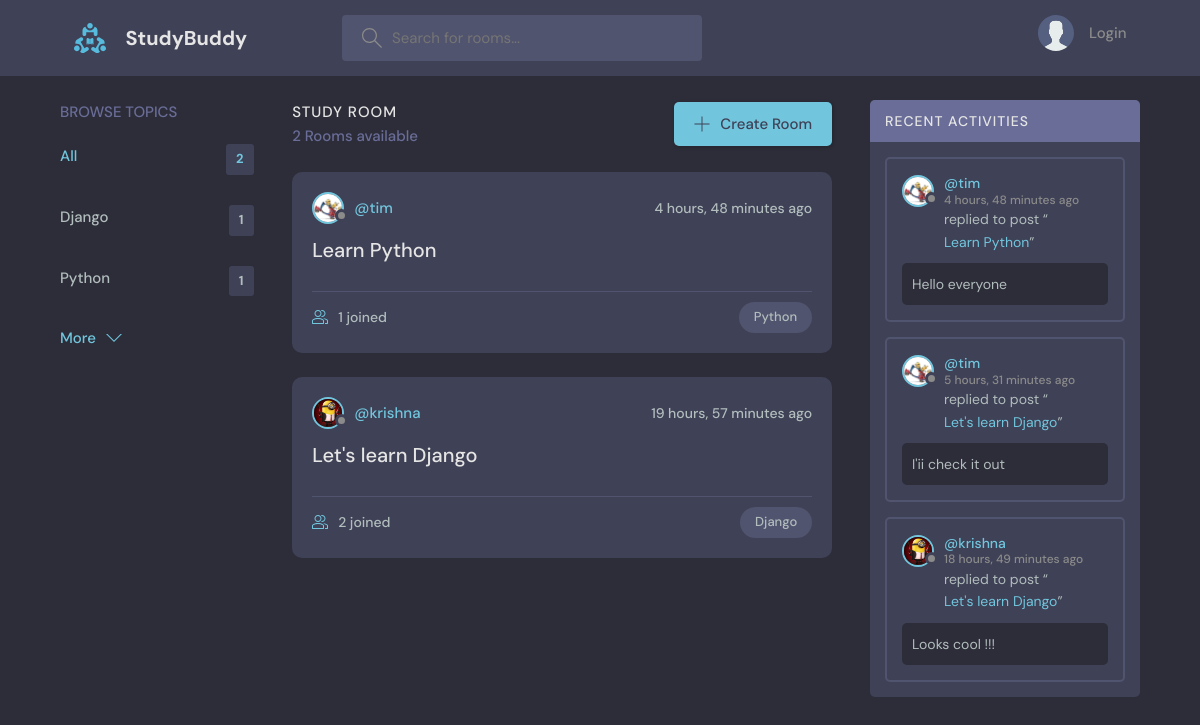
The page / on the database its author committed.
### FirstApp/models.py (models this page shows, shortened)
class Topic(models.Model):
    name = models.CharField(max_length=200)

class Room(models.Model):
    host =  models.ForeignKey(User, on_delete=models.SET_NULL, null=True)
    topic = models.ForeignKey(Topic, on_delete=models.SET_NULL, null=True)
    name = models.CharField(max_length=200)
    description = models.TextField(null=True, blank=True)
    participants = models.ManyToManyField(User, related_name='participants', blank=True)
    updated = models.DateTimeField(auto_now=True)
    created = models.DateTimeField(auto_now_add=True)
    class Meta:
        ordering = ['-updated', '-created']
    def __str__(self):
        return self.name

class User(AbstractUser):
    name = models.CharField(max_length=200, null=True)
    email = models.EmailField(unique=True)
    bio = models.TextField(null=True)
    avatar = models.ImageField(default='avatar.svg')
    USERNAME_FIELD = 'email'
    REQUIRED_FIELDS = []

class Message(models.Model):
    user = models.ForeignKey(User, on_delete=models.CASCADE)
    room = models.ForeignKey(Room, on_delete=models.CASCADE)
    body = models.TextField()
    updated = models.DateTimeField(auto_now=True)
    created = models.DateTimeField(auto_now_add=True)
    class Meta:
        ordering = ['-updated', '-created']
    def __str__(self):
        return self.body[0:50]

### FirstApp/views.py (the view)
# urls.py: path('', views.home, name='home'),
def home(request):
    q = request.GET.get('q') if request.GET.get('q') != None else ''
    rooms = Room.objects.filter(
        Q(topic__name__icontains=q) |
        Q(name__icontains=q) |
        Q(description__icontains=q) |
        Q(host__username__icontains=q)
    )
    rooms_count = rooms.count()
    topics = Topic.objects.all()[0:5]
    room_messages = Message.objects.filter(Q(room__topic__name__icontains=q))
    return render(request, 'FirstApp/home.html', context={
        'rooms' : rooms,
        'topics' : topics,
        'rooms_count' : rooms_count,
        'room_messages' : room_messages
    })

### FirstApp/templates/FirstApp/home.html (shortened to what this page needs)
{% extends 'main.html' %}
{% block content %}
<main class="layout layout--3">
    <div class="container">
    {% include 'FirstApp/topics_component.html' %}
    <div class="roomList">
        <div class="roomList__header">
        <div>
            <h2>Study Room</h2>
            <p>{{rooms_count}} Rooms available</p>
        </div>
        <a class="btn btn--main" href="{% url 'create-room' %}">
            <svg version="1.1" xmlns="http://www.w3.org/2000/svg" width="32" height="32" viewBox="0 0 32 32">
            <title>add</title>
            <path
                d="M16.943 0.943h-1.885v14.115h-14.115v1.885h14.115v14.115h1.885v-14.115h14.115v-1.885h-14.115v-14.115z"
            ></path>
            </svg>
            Create Room
        </a>
        </div>
        {% include 'FirstApp/feed_component.html' %}
    </div>
    {% include 'FirstApp/activity_component.html' %}
    </div>
</main>
{% endblock %}

### FirstApp/templates/FirstApp/topics_component.html (shortened to what this page needs)
<div class="topics">
        <div class="topics__header">
        <h2>Browse Topics</h2>
        </div>
        <ul class="topics__list">
            <li>
                <a href="{% url 'home' %}" class="active">All <span>{{topics.count}}</span></a>
            </li>
            {% for topic in topics %}
            <li>
                <a href="{% url 'home' %}?q={{topic.name}}">{{topic.name}}<span>{{topic.room_set.all.count}}</span></a>
            </li>
            {% endfor %}
            </ul>
        <a class="btn btn--link" href="{% url 'topics' %}">
        More
        <svg version="1.1" xmlns="http://www.w3.org/2000/svg" width="32" height="32" viewBox="0 0 32 32">
            <title>chevron-down</title>
            <path d="M16 21l-13-13h-3l16 16 16-16h-3l-13 13z"></path>
        </svg>
        </a>
    </div>

### FirstApp/templates/FirstApp/feed_component.html (shortened to what this page needs)
{% for room in rooms %}
<div class="roomListRoom">
    <div class="roomListRoom__header">
        <a href="{% url 'user-profile' room.host.id %}" class="roomListRoom__author">
        <div class="avatar avatar--small">
            <img src="{{room.host.avatar.url}}" />
        </div>
        <span>@{{room.host.username}}</span>
        </a>
        <div class="roomListRoom__actions">
        <span>{{room.created|timesince}} ago</span>
        </div>
    </div>
    <div class="roomListRoom__content">
        <a href="{% url 'room' room.id %}">{{room.name}}</a>
    </div>
    <div class="roomListRoom__meta">
        <a href="{% url 'room' room.id %}" class="roomListRoom__joined">
            {{room.participants.all.count}} joined
        </a>
        <p class="roomListRoom__topic">{{room.topic.name}}</p>
    </div>
    </div>
{% endfor %}

### FirstApp/templates/FirstApp/activity_component.html (shortened to what this page needs)
<div class="activities">
    <div class="activities__header">
    <h2>Recent Activities</h2>
    </div>
    {% for message in room_messages %}
    <div class="activities__box">
    <div class="activities__boxHeader roomListRoom__header">
        <a href="{% url 'user-profile' message.user.id %}" class="roomListRoom__author">
        <div class="avatar avatar--small">
            <img src="{{message.user.avatar.url}}" />
        </div>
        <p>
            @{{message.user.username}}
            <span>{{message.created | timesince}} ago</span>
        </p>
        </a>
    </div>
    <div class="activities__boxContent">
        <p>replied to post “<a href="{% url 'room' message.room.id %}">{{message.room}}</a>”</p>
        <div class="activities__boxRoomContent">
            {{message.body}}
        </div>
    </div>
    </div>
    {% endfor %}
</div>

### rows shown on the page
Topic: name "Django", room_set.all.count "1"
Topic: name "Python", room_set.all.count "1"
Room: host.avatar (picture), host.username "tim", created "4 hours, 48 minutes", name "Learn Python", participants.all.count "1", topic.name "Python"
Room: host.avatar (picture), host.username "krishna", created "19 hours, 57 minutes", name "Let's learn Django", participants.all.count "2", topic.name "Django"
Message: user.avatar (picture), user.username "tim", created "4 hours, 48 minutes", room "Learn Python", body "Hello everyone"
Message: user.avatar (picture), user.username "tim", created "5 hours, 31 minutes", room "Let's learn Django", body "I'ii check it out"
Message: user.avatar (picture), user.username "krishna", created "18 hours, 49 minutes", room "Let's learn Django", body "Looks cool !!!"

### other values the page prints
{{ topics.count }} "2"
{{ rooms_count }} "2"
